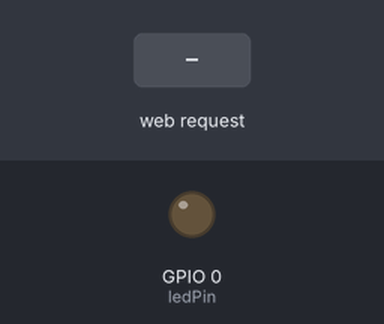
This sketch was run on a simulated ESP8266 (NodeMCU). On the bench: output pins drawn as LEDs (lit = HIGH). The test bench sets the inputs (shaded band). WiFi joins after 1.5 s; servers stay silent unless stated; what the sketch prints to the serial monitor is not drawn.

Above: at 2.7 s.
2.8 s: HTTP request GET /LED=ON received
At 3.8 s:
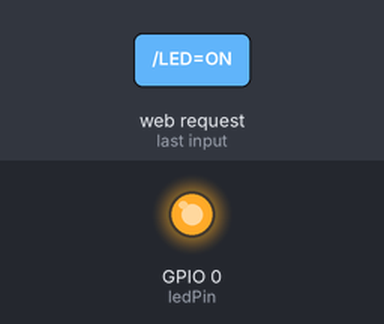
4.3 s: HTTP request GET /LED=OFF received
At 4.9 s:
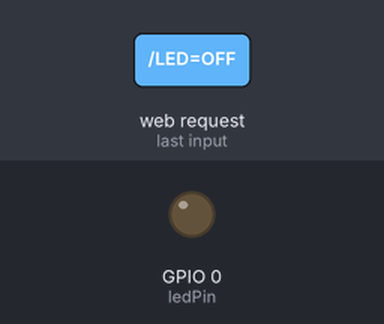
Timing chart, 0 to 7.3 s (numbered marks = the images above; inputs shaded):
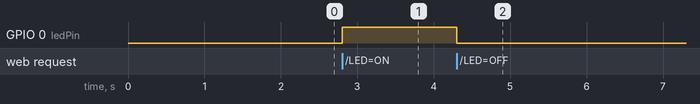

Measured:
- after the input at 2.8 s, GPIO 0 (ledPin): LOW → HIGH at once
- after the input at 4.3 s, GPIO 0 (ledPin): HIGH → LOW at once

The sketch:

ESP8266WiFi_sin.ino
```cpp
#include<ESP8266WiFi.h>
const char* ssid = "Hotel Stalenergo"; //your WiFi Name
const char* password = "8j47qGys";  //Your Wifi Password
int ledPin = 0;
WiFiServer server(80);
void setup() {
  Serial.begin(115200);
  delay(10);
  pinMode(ledPin, OUTPUT);
  digitalWrite(ledPin, LOW);
  Serial.println();
  Serial.println();
  Serial.print("Connecting to ");
  Serial.println(ssid);
  WiFi.begin(ssid, password);
  while (WiFi.status() != WL_CONNECTED) {
    delay(500);
    Serial.print(".");
  }
  Serial.println("");
  Serial.println("WiFi connected");
  server.begin();
  Serial.println("Server started");
  Serial.print("Use this URL to connect: ");
  Serial.print("http://");
  Serial.print(WiFi.localIP());
  Serial.println("/");
}
void loop() {
  WiFiClient client = server.available();
  if (!client) {
    return;
  }
  //Serial.println("new client");
  while(!client.available()){
    delay(1);
  }
  String request = client.readStringUntil('\r');
  //Serial.println(request);
  client.flush();
  int value = 0;
  if (request.indexOf("/LED=ON") != -1)  {
    digitalWrite(ledPin, HIGH);
    value = 1;
  }
  if (request.indexOf("/LED=OFF") != -1)  {
    digitalWrite(ledPin, LOW);
    value = -1;
  }
  client.println("HTTP/1.1 200 OK");
  client.println("Content-Type: text/html");
  client.println("");

  for(unsigned int i=0; i<360; i++) {
    byte n = value*byte(sin(i*0.035)*127);
    client.write(n);
  }
     delay(1);
  //Serial.println("Client disonnected");
  //Serial.println("");
}
```
